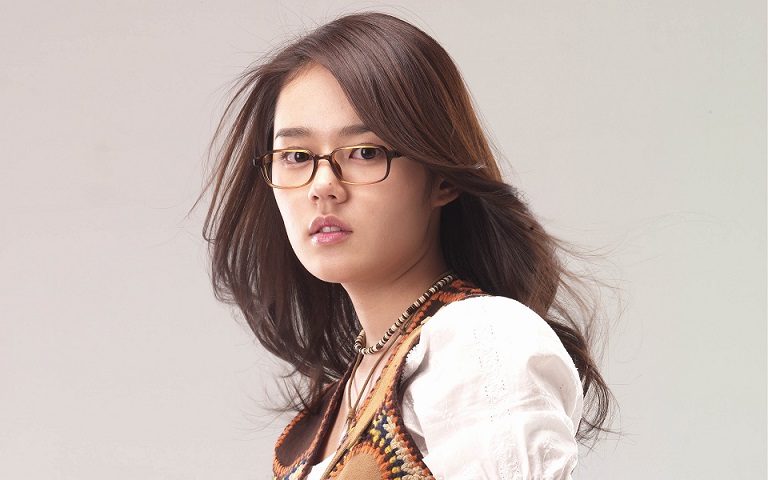
//> input picture data/test.jpg, 768 x 480 px
$ ./main14   (built with g++ and OpenCV 4)
//> lines starting //> are read from the running program, lines starting //| are printed output that depends on the picture
#include<opencv2/opencv.hpp>
#include<iostream>
#include<math.h>

using namespace cv;
using namespace std;

Mat src,gray_src,dst;
int threshold_value=127;
int threshold_max=255;
char output_title[]="output image";
void Threshold_Demo(int);
int type_value=2;
int type_max=4;
int main(int argc,char** argv)
{

    src=imread("./data/test.jpg");
//> src is the input picture: 480 rows x 768 cols, CV_8UC3; mean B, G, R 175, 180.8, 194.8
    if(!src.data){
        cout<<"cannot load image ..."<<endl;
        return -1;
    }
    namedWindow("input image",WINDOW_AUTOSIZE);
    namedWindow(output_title,WINDOW_AUTOSIZE);
    imshow("input image",src);
    cvCreateTrackbar("threshold_value",output_title,&threshold_value,threshold_max,Threshold_Demo);
    cvCreateTrackbar("type_value",output_title,&type_value,type_max,Threshold_Demo);
    Threshold_Demo(0);
    waitKey(0);
    return 0;
}
void Threshold_Demo(int)
{
    cvtColor(src,gray_src,CV_BGR2GRAY);
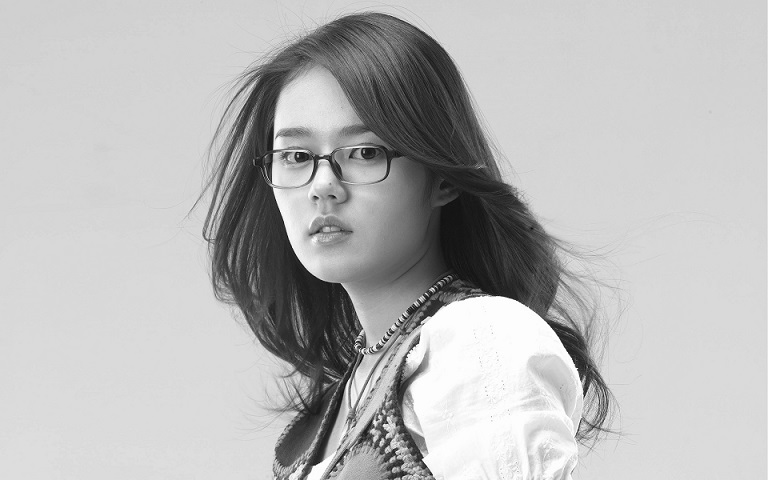
//> gray_src: 480 rows x 768 cols, CV_8UC1; min 5, max 255, mean 184.3
    threshold(gray_src,dst,threshold_value,threshold_max,type_value);
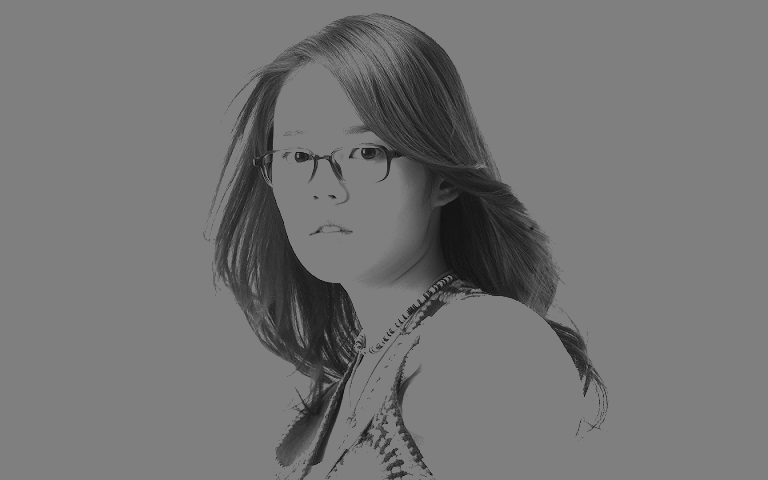
//> dst: 480 rows x 768 cols, CV_8UC1; min 5, max 127, mean 115.7
    imshow(output_title,dst);
    return;
}
